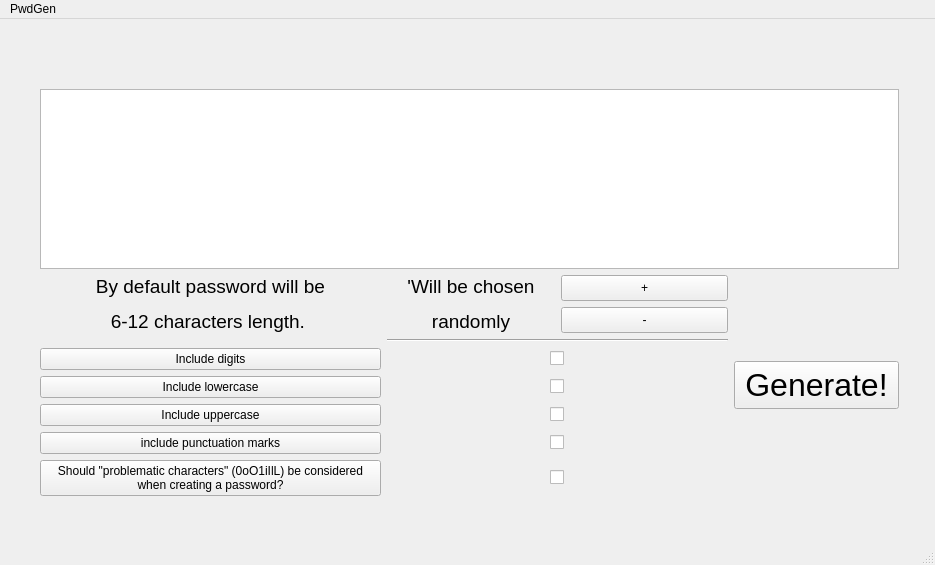
<?xml version="1.0" encoding="UTF-8"?>
<ui version="4.0">
 <class>MainWindow</class>
 <widget class="QMainWindow" name="MainWindow">
  <property name="geometry">
   <rect>
    <x>0</x>
    <y>0</y>
    <width>935</width>
    <height>565</height>
   </rect>
  </property>
  <property name="sizePolicy">
   <sizepolicy hsizetype="Minimum" vsizetype="Minimum">
    <horstretch>0</horstretch>
    <verstretch>0</verstretch>
   </sizepolicy>
  </property>
  <property name="windowTitle">
   <string>Password Generator v.0.13.666</string>
  </property>
  <widget class="QWidget" name="centralwidget">
   <widget class="QWidget" name="verticalLayoutWidget_4">
    <property name="geometry">
     <rect>
      <x>40</x>
      <y>70</y>
      <width>859</width>
      <height>407</height>
     </rect>
    </property>
    <layout class="QVBoxLayout" name="verticalLayout_4">
     <item>
      <widget class="QTextBrowser" name="textBrowser_2"/>
     </item>
     <item>
      <layout class="QHBoxLayout" name="horizontalLayout_3">
       <property name="sizeConstraint">
        <enum>QLayout::SetMaximumSize</enum>
       </property>
       <item>
        <layout class="QGridLayout" name="gridLayout">
         <item row="0" column="1">
          <layout class="QHBoxLayout" name="horizontalLayout_2">
           <item alignment="Qt::AlignHCenter|Qt::AlignVCenter">
            <widget class="QLabel" name="label_2">
             <property name="text">
              <string>&lt;html&gt;&lt;head/&gt;&lt;body&gt;&lt;p align=&quot;center&quot;&gt;&lt;span style=&quot; font-size:14pt;&quot;&gt;'Will be chosen&lt;/span&gt;&lt;/p&gt;&lt;p align=&quot;center&quot;&gt;&lt;span style=&quot; font-size:14pt;&quot;&gt;randomly&lt;/span&gt;&lt;/p&gt;&lt;/body&gt;&lt;/html&gt;</string>
             </property>
            </widget>
           </item>
           <item>
            <layout class="QVBoxLayout" name="verticalLayout_2">
             <item>
              <widget class="QPushButton" name="plus_button">
               <property name="sizePolicy">
                <sizepolicy hsizetype="Minimum" vsizetype="Minimum">
                 <horstretch>0</horstretch>
                 <verstretch>0</verstretch>
                </sizepolicy>
               </property>
               <property name="maximumSize">
                <size>
                 <width>16777205</width>
                 <height>16777215</height>
                </size>
               </property>
               <property name="text">
                <string>+</string>
               </property>
              </widget>
             </item>
             <item>
              <widget class="QPushButton" name="minus_button">
               <property name="sizePolicy">
                <sizepolicy hsizetype="Minimum" vsizetype="Minimum">
                 <horstretch>0</horstretch>
                 <verstretch>0</verstretch>
                </sizepolicy>
               </property>
               <property name="baseSize">
                <size>
                 <width>10</width>
                 <height>10</height>
                </size>
               </property>
               <property name="text">
                <string>-</string>
               </property>
              </widget>
             </item>
            </layout>
           </item>
          </layout>
         </item>
         <item row="6" column="1" alignment="Qt::AlignHCenter">
          <widget class="QCheckBox" name="is_problematic_check">
           <property name="text">
            <string/>
           </property>
          </widget>
         </item>
         <item row="5" column="1" alignment="Qt::AlignHCenter">
          <widget class="QCheckBox" name="is_punctuation_check">
           <property name="text">
            <string/>
           </property>
          </widget>
         </item>
         <item row="3" column="0">
          <widget class="QPushButton" name="lower_button">
           <property name="text">
            <string>Include lowercase</string>
           </property>
          </widget>
         </item>
         <item row="6" column="0">
          <widget class="QPushButton" name="problematic_button">
           <property name="text">
            <string>Should &quot;problematic characters&quot; (0oO1iIlL) be considered
when creating a password?</string>
           </property>
          </widget>
         </item>
         <item row="2" column="0">
          <widget class="QPushButton" name="digits_button">
           <property name="text">
            <string>Include digits</string>
           </property>
          </widget>
         </item>
         <item row="1" column="1">
          <widget class="Line" name="line">
           <property name="orientation">
            <enum>Qt::Horizontal</enum>
           </property>
          </widget>
         </item>
         <item row="0" column="0">
          <widget class="QLabel" name="label">
           <property name="text">
            <string>&lt;html&gt;&lt;head/&gt;&lt;body&gt;&lt;p align=&quot;center&quot;&gt;&lt;span style=&quot; font-size:14pt;&quot;&gt;By default password will be&lt;/span&gt;&lt;/p&gt;&lt;p align=&quot;center&quot;&gt;&lt;span style=&quot; font-size:14pt;&quot;&gt;6-12 characters length. &lt;/span&gt;&lt;/p&gt;&lt;/body&gt;&lt;/html&gt;</string>
           </property>
          </widget>
         </item>
         <item row="4" column="0">
          <widget class="QPushButton" name="upper_button">
           <property name="text">
            <string>Include uppercase</string>
           </property>
          </widget>
         </item>
         <item row="2" column="1" alignment="Qt::AlignHCenter">
          <widget class="QCheckBox" name="is_digits_check">
           <property name="text">
            <string/>
           </property>
          </widget>
         </item>
         <item row="5" column="0">
          <widget class="QPushButton" name="punctuation_button">
           <property name="text">
            <string>include punctuation marks</string>
           </property>
          </widget>
         </item>
         <item row="3" column="1" alignment="Qt::AlignHCenter">
          <widget class="QCheckBox" name="is_lower_check">
           <property name="text">
            <string/>
           </property>
          </widget>
         </item>
         <item row="4" column="1">
          <layout class="QVBoxLayout" name="verticalLayout">
           <item alignment="Qt::AlignHCenter">
            <widget class="QCheckBox" name="is_upper_check">
             <property name="text">
              <string/>
             </property>
            </widget>
           </item>
          </layout>
         </item>
        </layout>
       </item>
       <item>
        <widget class="QPushButton" name="generate_button">
         <property name="enabled">
          <bool>true</bool>
         </property>
         <property name="minimumSize">
          <size>
           <width>16</width>
           <height>16</height>
          </size>
         </property>
         <property name="maximumSize">
          <size>
           <width>165</width>
           <height>48</height>
          </size>
         </property>
         <property name="font">
          <font>
           <pointsize>24</pointsize>
          </font>
         </property>
         <property name="focusPolicy">
          <enum>Qt::ClickFocus</enum>
         </property>
         <property name="contextMenuPolicy">
          <enum>Qt::NoContextMenu</enum>
         </property>
         <property name="text">
          <string>Generate!</string>
         </property>
         <property name="autoDefault">
          <bool>false</bool>
         </property>
         <property name="default">
          <bool>false</bool>
         </property>
         <property name="flat">
          <bool>false</bool>
         </property>
        </widget>
       </item>
      </layout>
     </item>
    </layout>
   </widget>
  </widget>
  <widget class="QMenuBar" name="menubar">
   <property name="geometry">
    <rect>
     <x>0</x>
     <y>0</y>
     <width>935</width>
     <height>38</height>
    </rect>
   </property>
   <widget class="QMenu" name="menuPwdGen">
    <property name="title">
     <string>PwdGen</string>
    </property>
   </widget>
   <addaction name="menuPwdGen"/>
  </widget>
  <widget class="QStatusBar" name="statusbar"/>
 </widget>
 <resources/>
 <connections/>
</ui>
